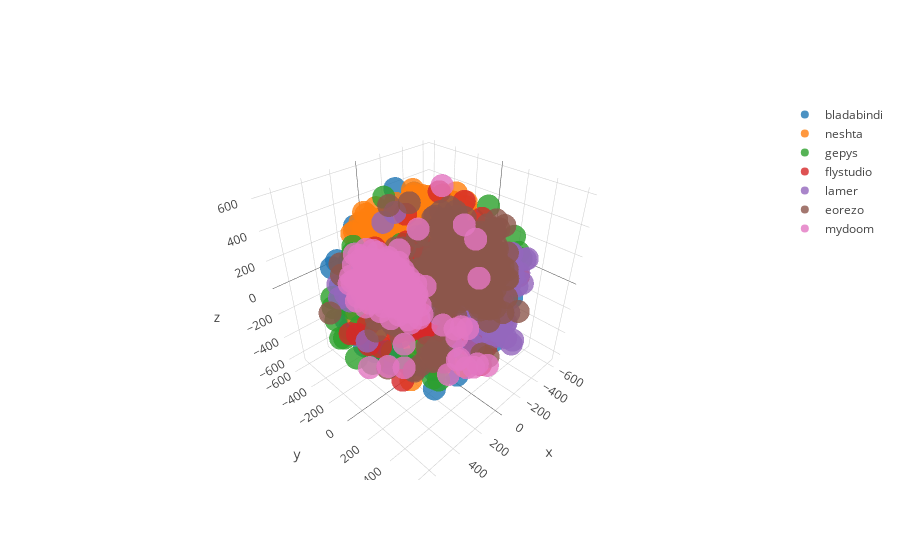

Notebook code for this chart:
### Markdown cell above
And in 3D

### Code cell
vis_data.plot_data('data/d_matrices/tsne_3_1209.txt', families)
